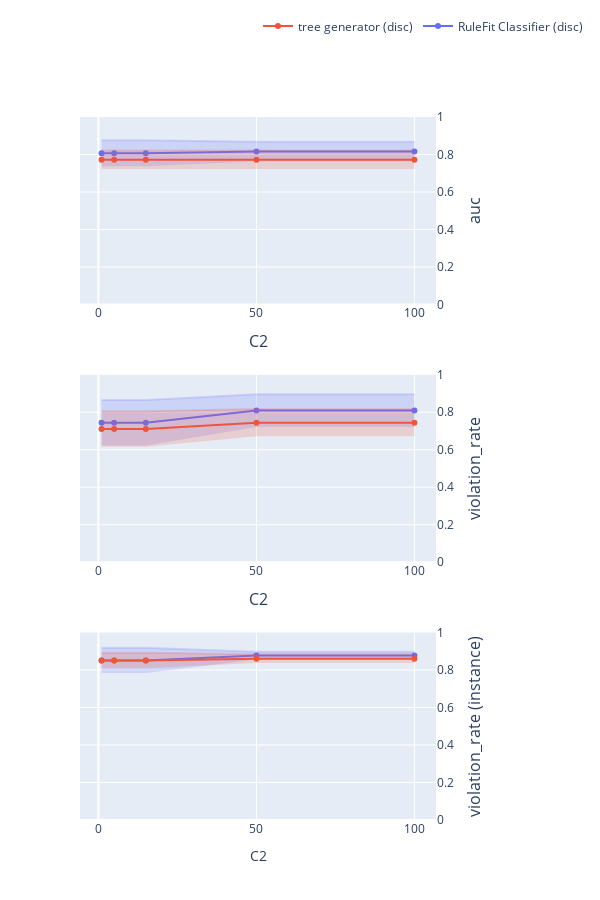

The notebook cell this image was saved under:
### Code cell
import plotly.graph_objects as go
from plotly.subplots import make_subplots


# グラフのデータを準備
# index = ['l-SVM-p', 'r-SVM-p', 'LogReg-p']

# index = [
#     'linear svm (L)', 
#     'non-linear svm (L)', 
#     'logistic regression (L)'
# ]

# index = [
#     'linear svm', 
#     'non-linear svm', 
#     'logistic regression'
# ]

index = [
    'RuleFit Classifier (disc)',
    'tree generator (disc)',
]

columns = ['auc', 'violation_rate', 'violation_rate (instance)']

title_text = "C2"


# サブプロットの作成
# fig = make_subplots(rows=1, cols=2, subplot_titles=('AUC', 'ルール違反率'))
fig = make_subplots(rows=len(columns), cols=1)
showlegend=True

for row_num, col in enumerate(columns):
    tmp_mean = pd.DataFrame(
        [{info: df.loc[model_name, col] for info, df in zip(infos, dfs_mean)} for model_name in index],
        index=index
    )
    tmp_std = pd.DataFrame(
        [{info: df.loc[model_name, col] for info, df in zip(infos, dfs_std)} for model_name in index],
        index=index
    )

    # グラフ1: AUC
    for i in range(len(tmp_mean)):
        fig.add_trace(
            go.Scatter(
                x=tmp_mean.columns,
                y=tmp_mean.iloc[i, :],
                mode='lines+markers',
                name=tmp_mean.index[i],
                line=dict(color=colors_mean[i]),  # ラインの色を設定
                marker=dict(color=colors_mean[i]),  # マーカーの色を設定
                showlegend=showlegend,
            ),
            row=row_num+1, col=1
        )
        fig.add_trace(
            go.Scatter(
                x=tmp_mean.columns,
                y=tmp_mean.iloc[i, :] + tmp_std.iloc[i, :],
                mode='lines',
                line=dict(color=colors_std[i]),  # ラインの色を設定
                showlegend=False
            ),
            row=row_num+1, col=1
        )
        fig.add_trace(
            go.Scatter(
                x=tmp_mean.columns,
                y=tmp_mean.iloc[i, :] - tmp_std.iloc[i, :],
                mode='lines',
                fill='tonexty',
                fillcolor=colors_std[i],
                line=dict(color='rgba(255,255,255,0)'),
                showlegend=False
            ),
            row=row_num+1, col=1
        )
    
    # x, y 軸の設定
    fig.update_xaxes(title_text=title_text, row=row_num+1, col=1)
    fig.update_yaxes(title_text=col, range=[0, 1], row=row_num+1, col=1, side='right', title_font=dict(size=16))

    showlegend=False
    
# レイアウトの設定
fig.update_layout(
    height=len(columns) * 300,
    width=600,
    xaxis=dict(
        domain=[0, 1],  # 左側のsubplotの幅を調整
        title_font=dict(size=16)
    ),
    xaxis2=dict(
        domain=[0, 1],  # 右側のsubplotの幅を調整
        title_font=dict(size=16)
    ),
    legend=dict(
        x=0.5,
        y=1.15,
        orientation='h'  # 水平配置
    ),
)


# グラフの表示
fig.show()

### Figure 1 — Plotly figure (JSON) as saved in the notebook; plotly's stock layout.template omitted (floating-point values rounded to 4 significant figures)
{"data": [{"line": {"color": "rgba(99,110,250,1)"}, "marker": {"color": "rgba(99,110,250,1)"}, "mode": "lines+markers", "name": "RuleFit Classifier (disc)", "showlegend": true, "type": "scatter", "x": [1, 5, 15, 50, 100], "xaxis": "x", "y": [0.8063, 0.8063, 0.8063, 0.8159, 0.8159], "yaxis": "y"}, {"line": {"color": "rgba(99,110,250,0.2)"}, "mode": "lines", "showlegend": false, "type": "scatter", "x": [1, 5, 15, 50, 100], "xaxis": "x", "y": [0.8756, 0.8756, 0.8756, 0.8677, 0.8677], "yaxis": "y"}, {"fill": "tonexty", "fillcolor": "rgba(99,110,250,0.2)", "line": {"color": "rgba(255,255,255,0)"}, "mode": "lines", "showlegend": false, "type": "scatter", "x": [1, 5, 15, 50, 100], "xaxis": "x", "y": [0.7369, 0.7369, 0.7369, 0.7641, 0.7641], "yaxis": "y"}, {"line": {"color": "rgba(239,85,59,1)"}, "marker": {"color": "rgba(239,85,59,1)"}, "mode": "lines+markers", "name": "tree generator (disc)", "showlegend": true, "type": "scatter", "x": [1, 5, 15, 50, 100], "xaxis": "x", "y": [0.7723, 0.7723, 0.7723, 0.7723, 0.7723], "yaxis": "y"}, {"line": {"color": "rgba(239,85,59,0.2)"}, "mode": "lines", "showlegend": false, "type": "scatter", "x": [1, 5, 15, 50, 100], "xaxis": "x", "y": [0.8214, 0.8214, 0.8214, 0.8214, 0.8214], "yaxis": "y"}, {"fill": "tonexty", "fillcolor": "rgba(239,85,59,0.2)", "line": {"color": "rgba(255,255,255,0)"}, "mode": "lines", "showlegend": false, "type": "scatter", "x": [1, 5, 15, 50, 100], "xaxis": "x", "y": [0.7232, 0.7232, 0.7232, 0.7232, 0.7232], "yaxis": "y"}, {"line": {"color": "rgba(99,110,250,1)"}, "marker": {"color": "rgba(99,110,250,1)"}, "mode": "lines+markers", "name": "RuleFit Classifier (disc)", "showlegend": false, "type": "scatter", "x": [1, 5, 15, 50, 100], "xaxis": "x2", "y": [0.7445, 0.7445, 0.7445, 0.8088, 0.8088], "yaxis": "y2"}, {"line": {"color": "rgba(99,110,250,0.2)"}, "mode": "lines", "showlegend": false, "type": "scatter", "x": [1, 5, 15, 50, 100], "xaxis": "x2", "y": [0.8658, 0.8658, 0.8658, 0.8957, 0.8957], "yaxis": "y2"}, {"fill": "tonexty", "fillcolor": "rgba(99,110,250,0.2)", "line": {"color": "rgba(255,255,255,0)"}, "mode": "lines", "showlegend": false, "type": "scatter", "x": [1, 5, 15, 50, 100], "xaxis": "x2", "y": [0.6232, 0.6232, 0.6232, 0.722, 0.722], "yaxis": "y2"}, {"line": {"color": "rgba(239,85,59,1)"}, "marker": {"color": "rgba(239,85,59,1)"}, "mode": "lines+markers", "name": "tree generator (disc)", "showlegend": false, "type": "scatter", "x": [1, 5, 15, 50, 100], "xaxis": "x2", "y": [0.7111, 0.7111, 0.7111, 0.7442, 0.7442], "yaxis": "y2"}, {"line": {"color": "rgba(239,85,59,0.2)"}, "mode": "lines", "showlegend": false, "type": "scatter", "x": [1, 5, 15, 50, 100], "xaxis": "x2", "y": [0.8057, 0.8057, 0.8057, 0.8168, 0.8168], "yaxis": "y2"}, {"fill": "tonexty", "fillcolor": "rgba(239,85,59,0.2)", "line": {"color": "rgba(255,255,255,0)"}, "mode": "lines", "showlegend": false, "type": "scatter", "x": [1, 5, 15, 50, 100], "xaxis": "x2", "y": [0.6165, 0.6165, 0.6165, 0.6716, 0.6716], "yaxis": "y2"}, {"line": {"color": "rgba(99,110,250,1)"}, "marker": {"color": "rgba(99,110,250,1)"}, "mode": "lines+markers", "name": "RuleFit Classifier (disc)", "showlegend": false, "type": "scatter", "x": [1, 5, 15, 50, 100], "xaxis": "x3", "y": [0.8515, 0.8515, 0.8515, 0.8772, 0.8772], "yaxis": "y3"}, {"line": {"color": "rgba(99,110,250,0.2)"}, "mode": "lines", "showlegend": false, "type": "scatter", "x": [1, 5, 15, 50, 100], "xaxis": "x3", "y": [0.9187, 0.9187, 0.9187, 0.8978, 0.8978], "yaxis": "y3"}, {"fill": "tonexty", "fillcolor": "rgba(99,110,250,0.2)", "line": {"color": "rgba(255,255,255,0)"}, "mode": "lines", "showlegend": false, "type": "scatter", "x": [1, 5, 15, 50, 100], "xaxis": "x3", "y": [0.7842, 0.7842, 0.7842, 0.8565, 0.8565], "yaxis": "y3"}, {"line": {"color": "rgba(239,85,59,1)"}, "marker": {"color": "rgba(239,85,59,1)"}, "mode": "lines+markers", "name": "tree generator (disc)", "showlegend": false, "type": "scatter", "x": [1, 5, 15, 50, 100], "xaxis": "x3", "y": [0.8512, 0.8512, 0.8512, 0.8608, 0.8608], "yaxis": "y3"}, {"line": {"color": "rgba(239,85,59,0.2)"}, "mode": "lines", "showlegend": false, "type": "scatter", "x": [1, 5, 15, 50, 100], "xaxis": "x3", "y": [0.8926, 0.8926, 0.8926, 0.8846, 0.8846], "yaxis": "y3"}, {"fill": "tonexty", "fillcolor": "rgba(239,85,59,0.2)", "line": {"color": "rgba(255,255,255,0)"}, "mode": "lines", "showlegend": false, "type": "scatter", "x": [1, 5, 15, 50, 100], "xaxis": "x3", "y": [0.8098, 0.8098, 0.8098, 0.837, 0.837], "yaxis": "y3"}], "layout": {"height": 900, "legend": {"orientation": "h", "x": 0.5, "y": 1.15}, "width": 600, "xaxis": {"anchor": "y", "domain": [0, 1], "title": {"font": {"size": 16}, "text": "C2"}}, "xaxis2": {"anchor": "y2", "domain": [0, 1], "title": {"font": {"size": 16}, "text": "C2"}}, "xaxis3": {"anchor": "y3", "domain": [0, 1], "title": {"text": "C2"}}, "yaxis": {"anchor": "x", "domain": [0.7333, 1], "range": [0, 1], "side": "right", "title": {"font": {"size": 16}, "text": "auc"}}, "yaxis2": {"anchor": "x2", "domain": [0.3667, 0.6333], "range": [0, 1], "side": "right", "title": {"font": {"size": 16}, "text": "violation_rate"}}, "yaxis3": {"anchor": "x3", "domain": [0, 0.2667], "range": [0, 1], "side": "right", "title": {"font": {"size": 16}, "text": "violation_rate (instance)"}}}}
